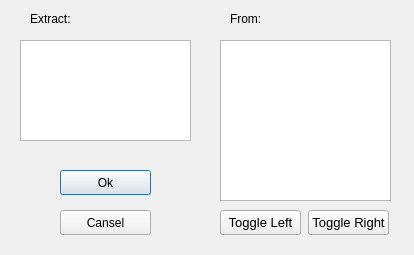
<?xml version="1.0" encoding="UTF-8"?>
<ui version="4.0">
 <class>ConfigWindow</class>
 <widget class="QDialog" name="ConfigWindow">
  <property name="geometry">
   <rect>
    <x>0</x>
    <y>0</y>
    <width>414</width>
    <height>255</height>
   </rect>
  </property>
  <property name="windowTitle">
   <string>Dialog</string>
  </property>
  <widget class="QPushButton" name="okButton">
   <property name="geometry">
    <rect>
     <x>60</x>
     <y>170</y>
     <width>91</width>
     <height>25</height>
    </rect>
   </property>
   <property name="text">
    <string>Ok</string>
   </property>
  </widget>
  <widget class="QPushButton" name="canselButton">
   <property name="geometry">
    <rect>
     <x>60</x>
     <y>210</y>
     <width>91</width>
     <height>25</height>
    </rect>
   </property>
   <property name="text">
    <string>Cansel</string>
   </property>
  </widget>
  <widget class="QLabel" name="extractLabel">
   <property name="geometry">
    <rect>
     <x>30</x>
     <y>10</y>
     <width>67</width>
     <height>17</height>
    </rect>
   </property>
   <property name="text">
    <string>Extract:</string>
   </property>
  </widget>
  <widget class="QLabel" name="fromLabel">
   <property name="geometry">
    <rect>
     <x>230</x>
     <y>10</y>
     <width>67</width>
     <height>17</height>
    </rect>
   </property>
   <property name="text">
    <string>From:</string>
   </property>
  </widget>
  <widget class="QListWidget" name="extractListWidget">
   <property name="geometry">
    <rect>
     <x>20</x>
     <y>40</y>
     <width>171</width>
     <height>101</height>
    </rect>
   </property>
  </widget>
  <widget class="QListWidget" name="fromListWidget">
   <property name="geometry">
    <rect>
     <x>220</x>
     <y>40</y>
     <width>171</width>
     <height>161</height>
    </rect>
   </property>
  </widget>
  <widget class="QPushButton" name="toggleLeftButton">
   <property name="geometry">
    <rect>
     <x>220</x>
     <y>210</y>
     <width>81</width>
     <height>25</height>
    </rect>
   </property>
   <property name="font">
    <font>
     <pointsize>10</pointsize>
    </font>
   </property>
   <property name="focusPolicy">
    <enum>Qt::StrongFocus</enum>
   </property>
   <property name="text">
    <string>Toggle Left</string>
   </property>
  </widget>
  <widget class="QPushButton" name="toggleRightButton">
   <property name="geometry">
    <rect>
     <x>308</x>
     <y>210</y>
     <width>81</width>
     <height>25</height>
    </rect>
   </property>
   <property name="font">
    <font>
     <pointsize>10</pointsize>
    </font>
   </property>
   <property name="focusPolicy">
    <enum>Qt::StrongFocus</enum>
   </property>
   <property name="text">
    <string>Toggle Right</string>
   </property>
  </widget>
 </widget>
 <resources/>
 <connections/>
</ui>
